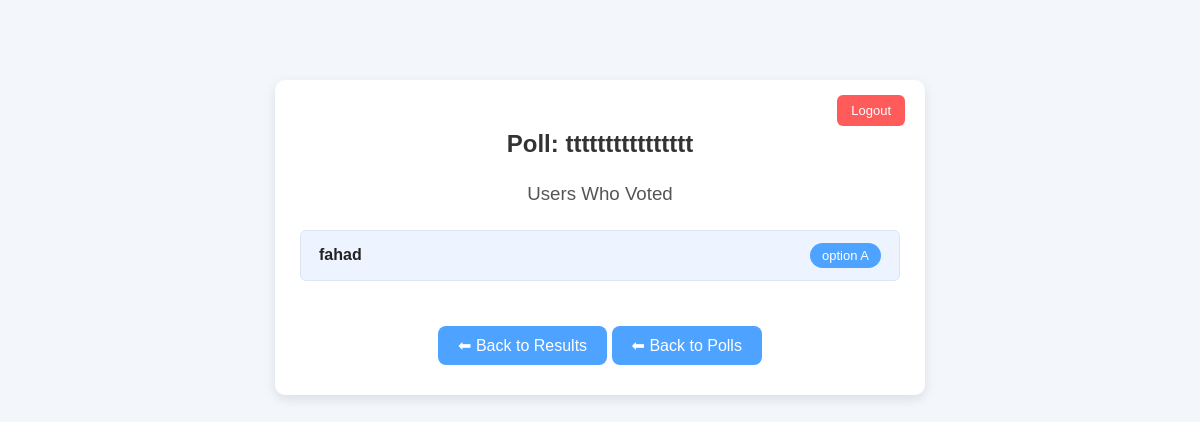
Page /4/voters/ (signed in) on the earlier database version.
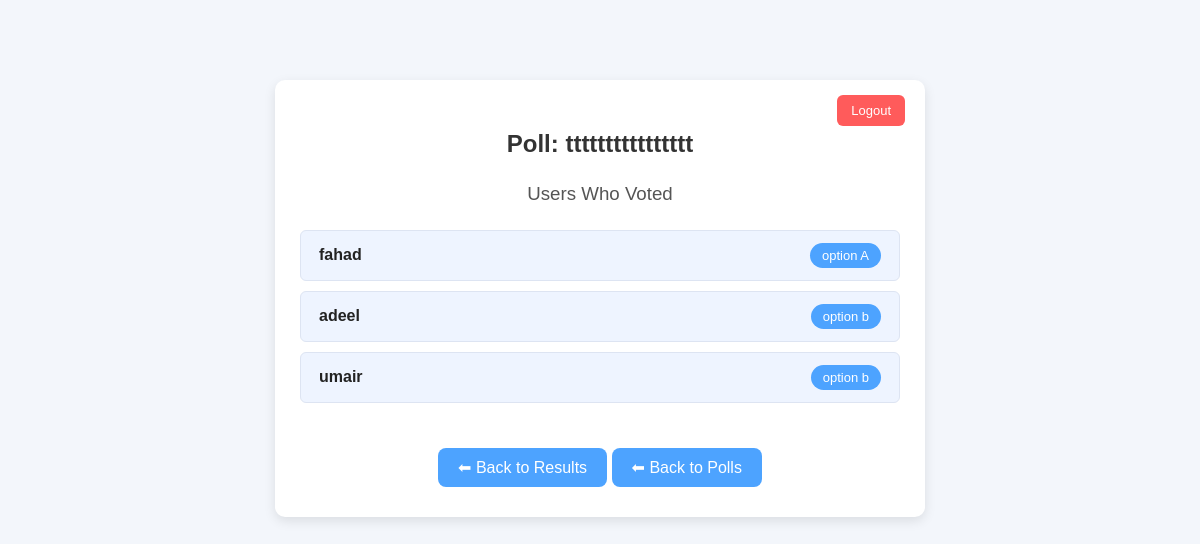
Same page on the later database version.
### polls/models.py (models this page shows)
class VoteRecord(models.Model):
    user = models.ForeignKey(User, on_delete=models.CASCADE)
    question = models.ForeignKey(Question, on_delete=models.CASCADE)
    choice = models.ForeignKey(Choice, on_delete=models.CASCADE)
    voted_at = models.DateTimeField(auto_now_add=True)

class Choice(models.Model):
    question = models.ForeignKey(Question, on_delete=models.CASCADE)
    choice_text = models.CharField(max_length=200)
    votes = models.IntegerField(default=0)

### polls/views.py (the view)
# urls.py: path("<int:question_id>/voters/", views.show_voters, name="show_users"),
@login_required
def show_voters(request, question_id):
    question = get_object_or_404(Question, pk=question_id)
    voted_users = VoteRecord.objects.filter(question=question).select_related("user", "choice")
    context = {
        "question": question,
        "voted_users": voted_users
    }
    return render(request, "polls/show_user.html", context)

### templates/polls/show_user.html (shortened to what this page needs)
{% load static %}
<!DOCTYPE html>
<html lang="en">
<head>
</head>
<body>
<div class="container">
    <a href="{% url 'polls:logout' %}" class="logout-btn">Logout</a>
    <h2>Poll: {{ question.question_text }}</h2>
    <h3>Users Who Voted</h3>
    <ul>
        {% for vote in voted_users %}
            <li>
                <span class="username">{{ vote.user.username }}</span>
                <span class="vote-text">{{ vote.choice.choice_text }}</span>
            </li>
        {% empty %}
            <li class="empty">No one has voted yet.</li>
        {% endfor %}
    </ul>
    <div class="btn-container">
        <a href="{% url 'polls:results' question.id %}" class="btn">⬅ Back to Results</a>
        <a href="{% url 'polls:index' %}" class="btn">⬅ Back to Polls</a>
    </div>
</div>
</body>
</html>

Differences in the rows shown:
added VoteRecord: user.username "adeel", choice.choice_text "option b"
added VoteRecord: user.username "umair", choice.choice_text "option b"
